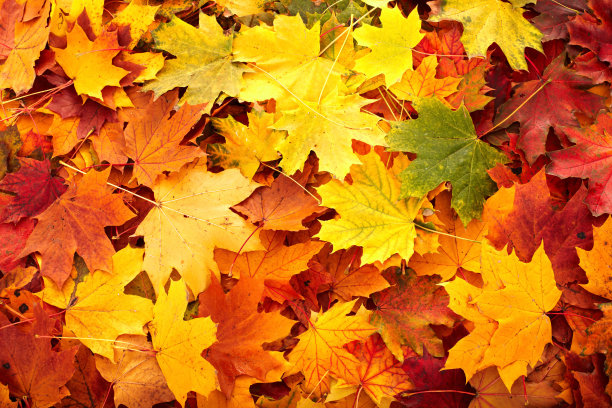
//> input picture opencv_C++/maple_leaf.jpg, 612 x 408 px
$ ./split_picture   (built with g++ and OpenCV 4)
//> lines starting //> are read from the running program, lines starting //| are printed output that depends on the picture
#include <opencv2/opencv.hpp>
using namespace cv;
using namespace std;

int main()
{
    Mat scrImage = imread("./maple_leaf.jpg");
//> scrImage is the input picture: 408 rows x 612 cols, CV_8UC3; mean B, G, R 23, 114.3, 204.5
    vector<Mat> mv;
    split(scrImage, mv);
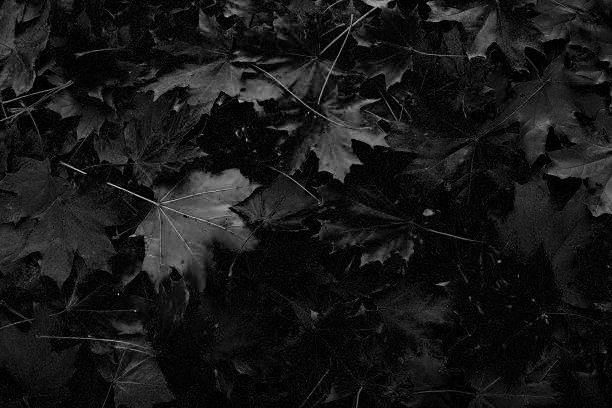
//> mv[0]: 408 rows x 612 cols, CV_8UC1; min 0, max 217, mean 23
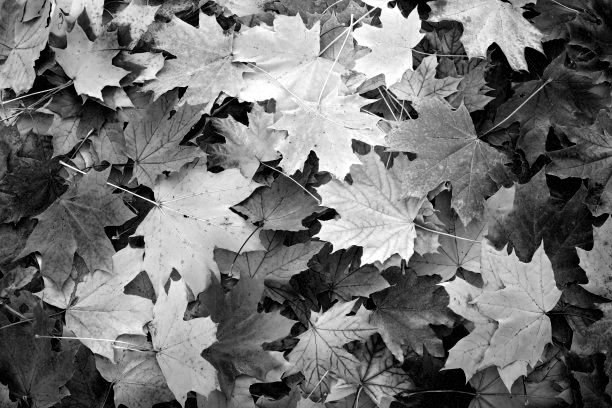
//> mv[1]: 408 rows x 612 cols, CV_8UC1; min 0, max 255, mean 114.3
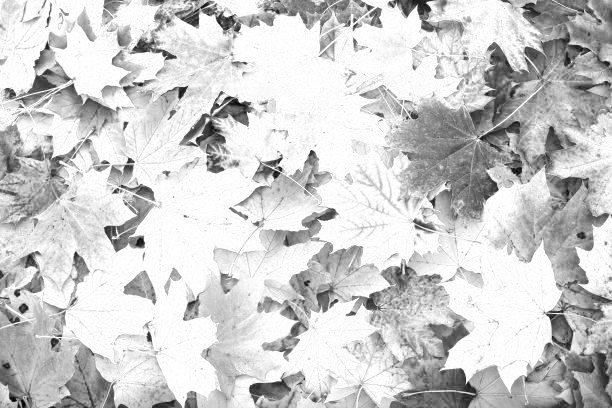
//> mv[2]: 408 rows x 612 cols, CV_8UC1; min 0, max 255, mean 204.5
    imshow("B通道",mv[0]);
    imshow("G通道",mv[1]);
    imshow("R通道",mv[2]);
    waitKey(0);
    return 0;
}
